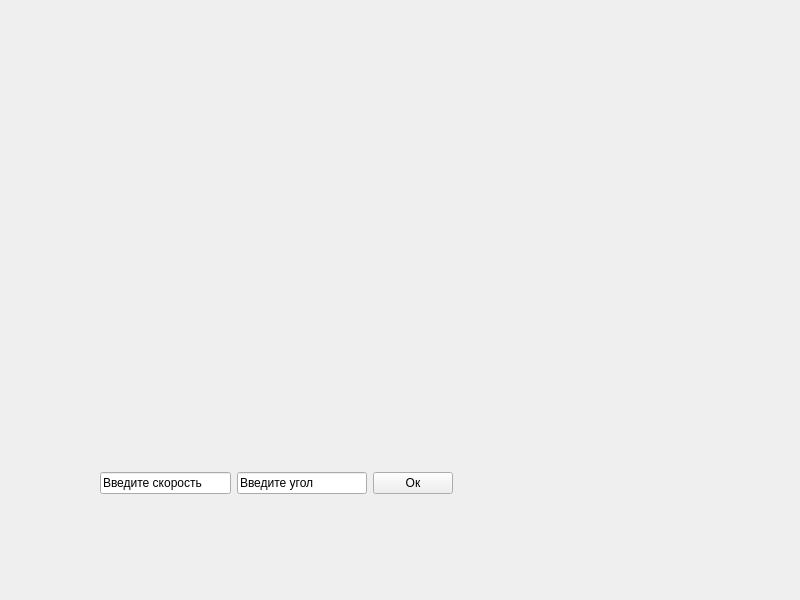
<?xml version="1.0" encoding="UTF-8"?>
<ui version="4.0">
 <class>MainWindow</class>
 <widget class="QMainWindow" name="MainWindow">
  <property name="geometry">
   <rect>
    <x>0</x>
    <y>0</y>
    <width>800</width>
    <height>600</height>
   </rect>
  </property>
  <property name="windowTitle">
   <string>MainWindow</string>
  </property>
  <widget class="QWidget" name="centralwidget">
   <widget class="QLabel" name="picspace">
    <property name="geometry">
     <rect>
      <x>180</x>
      <y>70</y>
      <width>401</width>
      <height>331</height>
     </rect>
    </property>
    <property name="text">
     <string/>
    </property>
   </widget>
   <widget class="QWidget" name="">
    <property name="geometry">
     <rect>
      <x>100</x>
      <y>470</y>
      <width>353</width>
      <height>26</height>
     </rect>
    </property>
    <layout class="QHBoxLayout" name="horizontalLayout">
     <item>
      <widget class="QLineEdit" name="line_for_speed">
       <property name="text">
        <string>Введите скорость</string>
       </property>
      </widget>
     </item>
     <item>
      <widget class="QLineEdit" name="line_for_angle">
       <property name="text">
        <string>Введите угол</string>
       </property>
      </widget>
     </item>
     <item>
      <widget class="QPushButton" name="ok_button">
       <property name="text">
        <string>Ок</string>
       </property>
      </widget>
     </item>
    </layout>
   </widget>
  </widget>
 </widget>
 <resources/>
 <connections/>
</ui>
